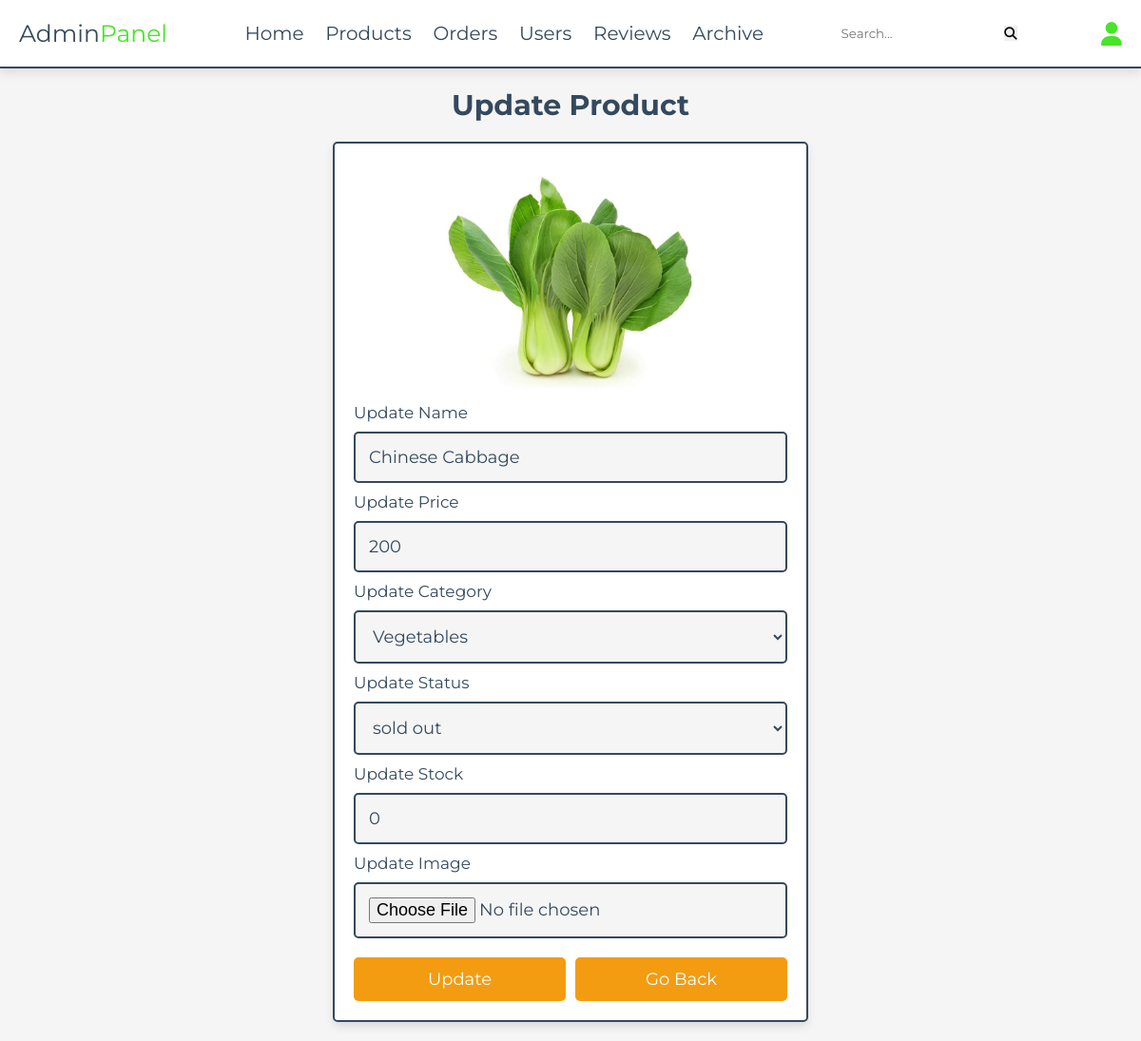
/admin/update_product.php?update=3 (signed in), run on the app's committed database.
### tables this page shows
CREATE TABLE `products` (
  `id` int(100) NOT NULL,
  `name` varchar(100) NOT NULL,
  `category` varchar(100) NOT NULL,
  `price` int(10) NOT NULL,
  `image` varchar(100) NOT NULL,
  `date_added` date NOT NULL DEFAULT current_timestamp(),
  `status` varchar(10) NOT NULL DEFAULT 'available',
  `stocks` int(30) NOT NULL,
  `description` varchar(50) NOT NULL
);

### admin/update_product.php (the view, shortened to what this page needs)
<?php
include '../components/connect.php';
?>
<!DOCTYPE html>
<html lang="en">
<head>
    <link rel="stylesheet" href="https://cdnjs.cloudflare.com/ajax/libs/font-awesome/6.1.1/css/all.min.css">
    <link rel="stylesheet" href="../css/admin_style.css">
</head>
<body>
<?php include '../components/admin_header.php' ?>
<section class="update-product">
    <h1 class="heading">Update Product</h1>
    <?php
    $update_id = $_GET['update'];
    $show_products = $conn->prepare("SELECT * FROM `products` WHERE id = ?");
    $show_products->execute([$update_id]);
    if ($show_products->rowCount() > 0) {
        while ($fetch_products = $show_products->fetch(PDO::FETCH_ASSOC)) {
    ?>
    <form action="" method="POST" enctype="multipart/form-data">
        <img src="../uploaded_img/<?= $fetch_products['image']; ?>" alt="">
        <span>Update Name</span>
        <input type="text" required placeholder="Enter product name" name="name" maxlength="100" class="box" value="<?= $fetch_products['name']; ?>">
        <span>Update Price</span>
        <input type="number" min="0" max="9999999999" required placeholder="Enter product price" name="price" onkeypress="if(this.value.length == 10) return false;" class="box" value="<?= $fetch_products['price']; ?>">
        <span>Update Category</span>
        <select name="category" class="box" required>
            <option selected value="<?= $fetch_products['category']; ?>"><?= $fetch_products['category']; ?></option>
        </select>
        <span>Update Status</span>
        <select name="status" class="box" required>
            <option selected value="<?= $fetch_products['status']; ?>"><?= $fetch_products['status']; ?></option>
        </select>
        <span>Update Stock</span>
        <input type="number" min="0" required placeholder="Enter stock quantity" name="stocks" class="box" value="<?= $fetch_products['stocks']; ?>">
        <span>Update Image</span>
        <input type="file" name="image" class="box" accept="image/jpg, image/jpeg, image/png, image/webp">
        <div class="flex-btn">
            <input type="submit" value="Update" class="btn" name="update">
            <a href="products.php" class="option-btn">Go back</a>
        </div>
    </form>
    <?php
        }
    } else {
        echo '<p class="empty">No products added yet!</p>';
    }
    ?>
</section>
</body>
</html>

### css/admin_style.css (style rules this page uses)
:root { --main-color:#4834d4; --red:#e74c3c; --orange:#f39c12; --black:#34495e; --green:#46e526; --white:#fff; --light-bg:#f5f5f5; --light-color:#999; --border:.2rem solid var(--black); --box-shadow:0 .5rem 1rem rgba(0,0,0,.1); }
* { font-family: 'Montserrat', sans-serif; margin:0; padding:0; box-sizing: border-box; text-decoration: none; outline: none; border:none; }
html { font-size: 62.5%; overflow-x: hidden; }
body { background-color: var(--light-bg); }
section { max-width: 1200px; margin:0 auto; padding:2rem; }
.btn, .delete-btn, .option-btn { display: block; margin-top: 1rem; border-radius: .5rem; cursor: pointer; width: 100%; font-size: 1.8rem; color:var(--white); padding:1.2rem 3rem; text-transform: capitalize; text-align: center; }
.btn { background-color: var(--orange); }
.option-btn { background-color: var(--orange); }
.flex-btn { display: flex; gap:1rem; }
.heading { text-align: center; margin-bottom: 2rem; text-transform: capitalize; color:var(--black); font-size: 3rem; }
.update-product form { margin:0 auto; max-width: 50rem; background-color: var(--white); border-radius: .5rem; box-shadow: var(--box-shadow); border:var(--border); padding:2rem; }
.update-product form img { height: 25rem; width: 100%; object-fit: contain; }
.update-product form .box { background-color: var(--light-bg); border:var(--border); width: 100%; padding:1.4rem; font-size: 1.8rem; color:var(--black); border-radius: .5rem; margin: 1rem 0; }
.update-product form span { font-size: 1.7rem; color:var(--black); }

### data on the page
products: image (picture), name "Chinese Cabbage", price "200", category "Vegetables", status "sold out", stocks "0"
